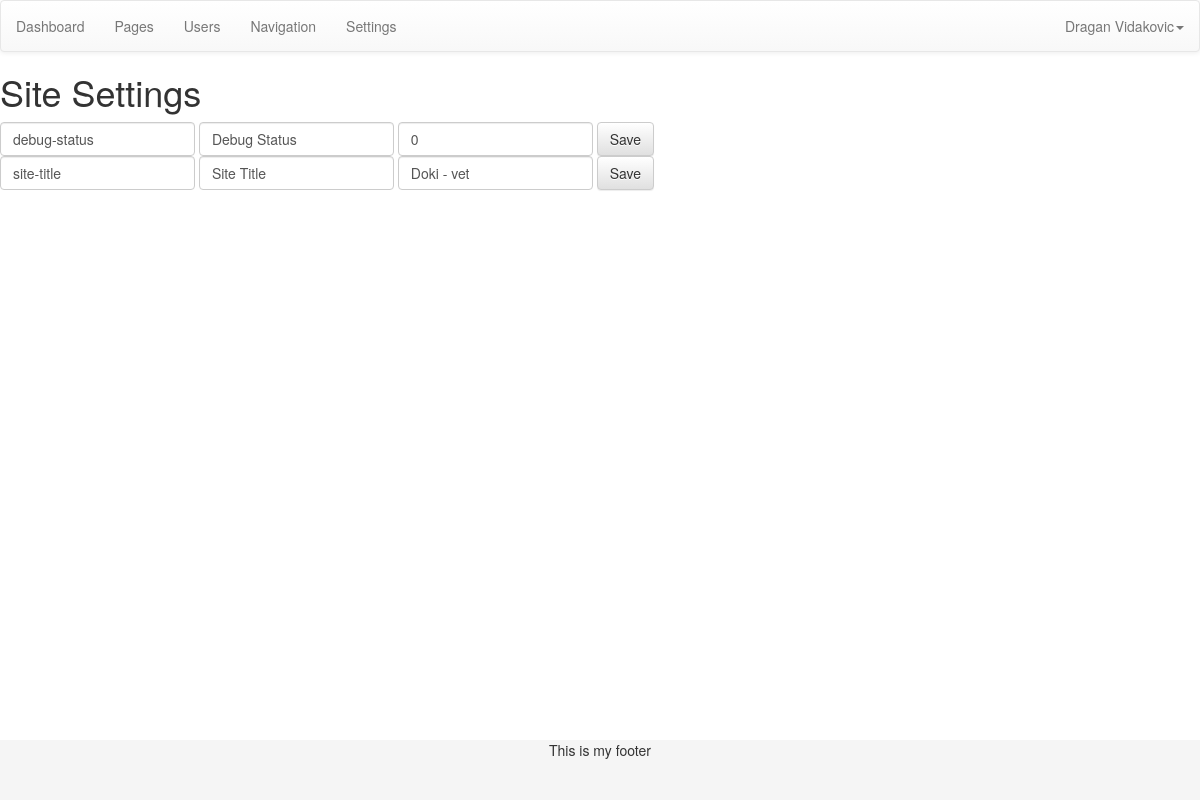
The app's page /admin/index.php?page=settings (signed in) with its own data.
### tables this page shows
CREATE TABLE IF NOT EXISTS `settings` (
  `id` varchar(200) NOT NULL,
  `label` varchar(200) NOT NULL,
  `value` longtext NOT NULL
);

### admin/index.php (called while the page is built)
<?php include('template/header.php'); ?>
<?php include('views/'.$page.'.php'); ?>
<?php include('template/footer.php'); ?>

### admin/views/settings.php (the view, shortened to what this page needs)
<h1>Site Settings</h1>
<div class="row">
	<div class="col-md-12">
		<?php
			$q = "SELECT * FROM settings ORDER BY id ASC";
			$r = mysqli_query($dbc, $q);
			while($opened = mysqli_fetch_assoc($r)) { ?>
				<form class="form-inline" action="index.php?page=settings&id=<?php echo $opened['id']; ?>" method="post" role="form">
					<div class="form-group">
						<input class="form-control" type="text" name="id" id="id" value="<?php echo $opened['id']; ?>" placeholder="id-name" autocomplete="off">
					</div>
					<div class="form-group">
						<input class="form-control" type="text" name="label" id="label" value="<?php echo $opened['label']; ?>" placeholder="Label" autocomplete="off">
					</div>
					<div class="form-group">
						<input class="form-control" type="text" name="value" id="value" value="<?php echo $opened['value']; ?>" placeholder="Value" autocomplete="off">
					</div>
					<button type="submit" class="btn btn-default">Save</button>
				</form>
		<?php } ?>
	</div>
</div>

### admin/config/css.php (style rules this page uses)
html, body { height: 100%; }

### records on screen
settings: id "debug-status", label "Debug Status", value "0"
settings: id "site-title", label "Site Title", value "Doki - vet"

### other values on screen
$user['fullname'] "Dragan Vidakovic"
